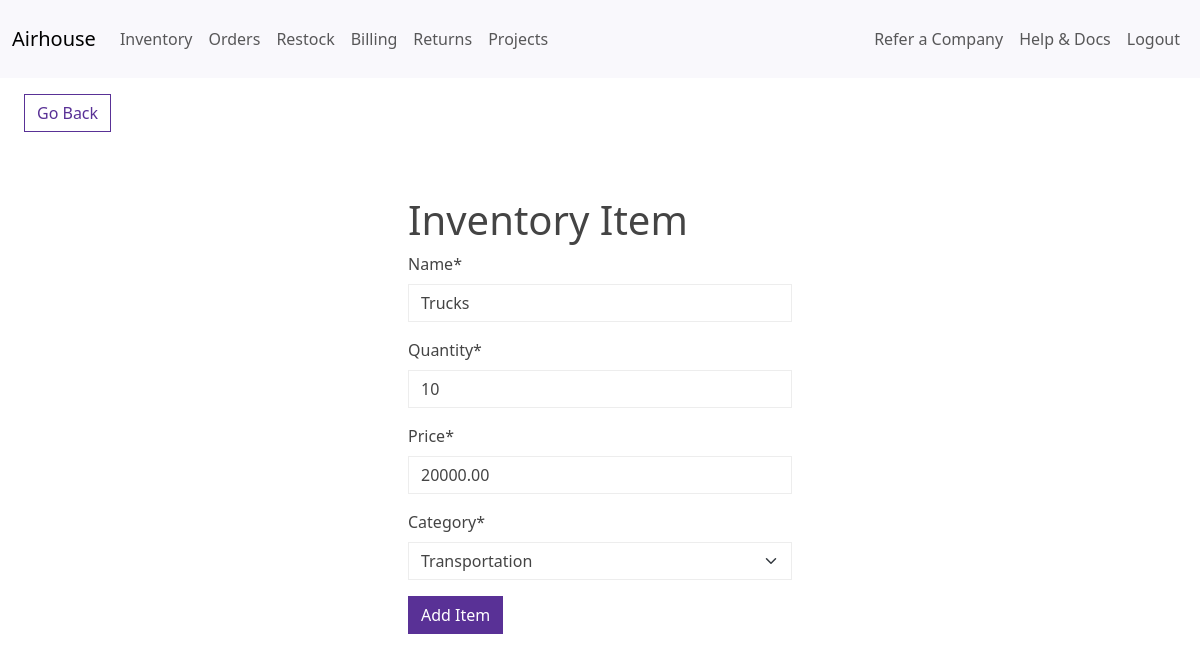
The page /edit-item/1 (signed in) on the database as committed earlier.
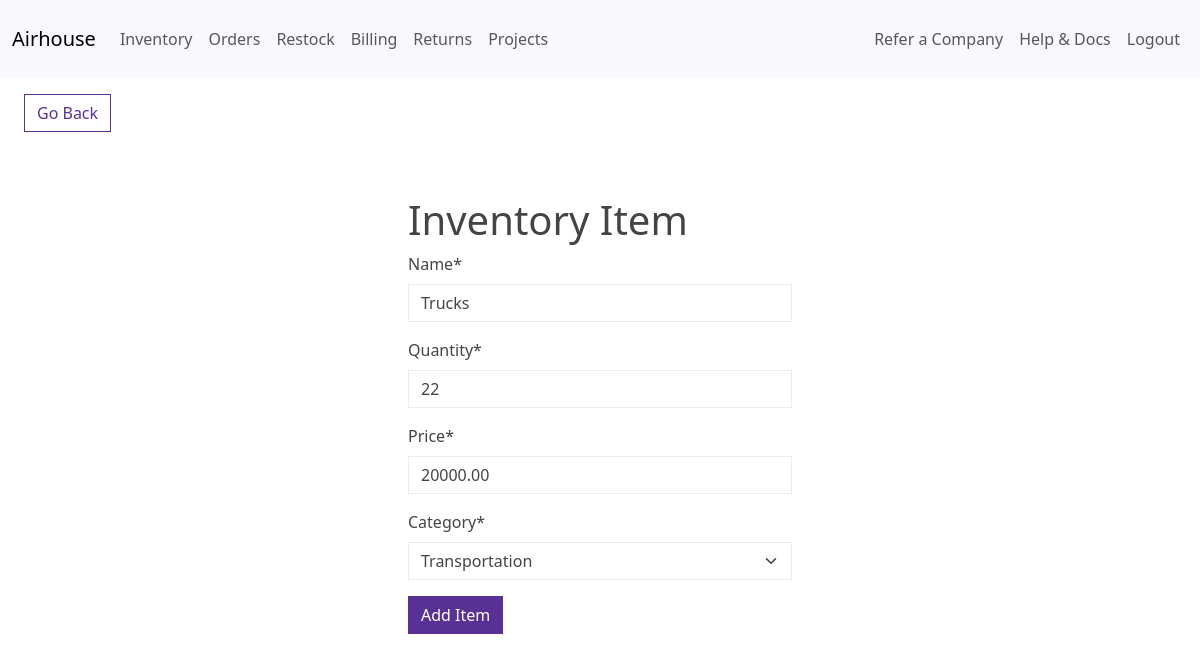
The same page on the database as committed later.
### airhouse/models.py (models this page shows, shortened)
class InventoryItem(models.Model):
    name = models.CharField(max_length=200)
    quantity = models.IntegerField()
    price = models.DecimalField(max_digits=10, decimal_places=2)
    category = models.ForeignKey('Category', on_delete=models.SET_NULL, blank=True, null=True)
    date_created = models.DateTimeField(auto_now_add=True)
    user = models.ForeignKey(get_user_model(), on_delete=models.CASCADE)

class Category(models.Model):
    name = models.CharField(max_length=200)
    class Meta:
        verbose_name_plural = 'categories'
    def __str__(self):
        return self.name

### airhouse/views.py (the view)
# urls.py: path('edit-item/<int:pk>', EditItem.as_view(), name='edit-item'),
class EditItem(LoginRequiredMixin, UpdateView):
    model = InventoryItem
    form_class = InventoryItemForm
    template_name = 'airhouse/item_form.html'
    success_url = reverse_lazy('dashboard')

### airhouse/forms.py
class InventoryItemForm(forms.ModelForm):
    category = forms.ModelChoiceField(queryset=Category.objects.all(), initial=0)
    class Meta:
        model = InventoryItem
        fields = ['name', 'quantity', 'price', 'category']

### airhouse/templates/airhouse/item_form.html (shortened to what this page needs)
{% extends 'airhouse/base.html' %}
{% load crispy_forms_tags %}
{% block content %}
    <a href="{% url 'dashboard' %}" class="btn btn-outline-primary my-3 mx-4">Go Back</a>
    <div class="row">
        <div class="col-11 col-md-4 mx-auto mt-5">
            <h1>Inventory Item</h1>
            <form method="POST">
                {{ form|crispy }}
                <div class="mt-3">
                    <button class="btn btn-primary">Add Item</button>
                </div>
            </form>
        </div>
    </div>
{% endblock content %}

Rows that differ between the two databases and show on the page:
changed InventoryItem "Transportation": quantity "10" → "22"
